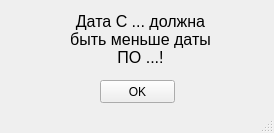
<?xml version="1.0" encoding="UTF-8"?>
<ui version="4.0">
 <class>MainWindow</class>
 <widget class="QMainWindow" name="MainWindow">
  <property name="geometry">
   <rect>
    <x>0</x>
    <y>0</y>
    <width>274</width>
    <height>133</height>
   </rect>
  </property>
  <property name="windowTitle">
   <string>Ошибка</string>
  </property>
  <property name="windowIcon">
   <iconset>
    <normaloff>../../../../../307313.png</normaloff>../../../../../307313.png</iconset>
  </property>
  <widget class="QWidget" name="centralwidget">
   <widget class="QPushButton" name="Ok_Button">
    <property name="geometry">
     <rect>
      <x>100</x>
      <y>80</y>
      <width>75</width>
      <height>23</height>
     </rect>
    </property>
    <property name="text">
     <string>OK</string>
    </property>
   </widget>
   <widget class="QLabel" name="label">
    <property name="geometry">
     <rect>
      <x>60</x>
      <y>9</y>
      <width>161</width>
      <height>61</height>
     </rect>
    </property>
    <property name="font">
     <font>
      <pointsize>12</pointsize>
     </font>
    </property>
    <property name="text">
     <string>Дата С ... должна быть меньше даты ПО ...!</string>
    </property>
    <property name="alignment">
     <set>Qt::AlignCenter</set>
    </property>
    <property name="wordWrap">
     <bool>true</bool>
    </property>
   </widget>
  </widget>
  <widget class="QMenuBar" name="menubar">
   <property name="geometry">
    <rect>
     <x>0</x>
     <y>0</y>
     <width>274</width>
     <height>21</height>
    </rect>
   </property>
  </widget>
  <widget class="QStatusBar" name="statusbar"/>
 </widget>
 <resources/>
 <connections/>
</ui>
